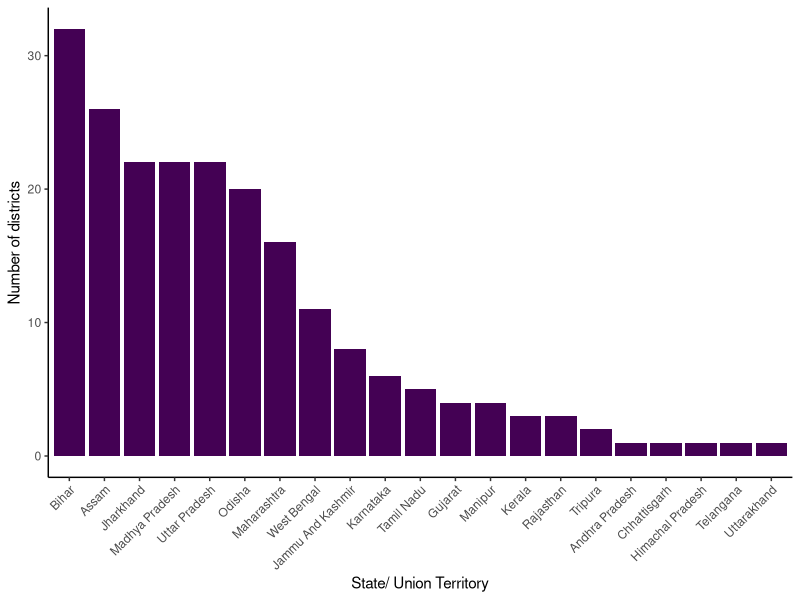

Write the R code that produced this figure. (Note: this script raises an error after producing the figure.)
## ---- chunk 1

library(data.table)
library(dplyr)
library(tidyr)
library(tools)
library(ggplot2)

## ---- chunk 2

district_mpi_climate_summary = read.csv("District-Climate-MPI-Ranked.csv")

## ---- chunk 3

#Determine the top and bottom quantile of districts 
summary(district_mpi_climate_summary$Mean_Rank_Scaled)

#1st q = 0.4033
#3rd q= 0.7071

top_districts = district_mpi_climate_summary%>%filter(Mean_Rank_Scaled<0.4033)

high_districts = district_mpi_climate_summary%>%filter(Mean_Rank_Scaled>0.7071)

## ---- chunk 4

#Which states make up the top quartile of districts? 
top_states = top_districts%>%group_by(State)%>%count()
  
#plot in descending order#assign order to prop variable
prop_order <-
  top_states%>%
  arrange(desc(n)) %>%
  mutate(State = factor(State))

topstates_plot = top_states%>%mutate(State = factor(State, levels = prop_order$State, ordered = TRUE))%>%ggplot(aes(x= State, y = n))+geom_col(aes(x=State), fill = "#440154FF")+theme_classic()+ theme(axis.text.x = element_text(angle = 45, hjust = 1))+
  labs(x = "State/ Union Territory", y = "Number of districts")

topstates_plot

## ---- chunk 5

#wide to long
top_district_long = reshape(top_districts, direction='long', varying=c('Total_Indiv_sum', 'Total_Common_sum', 'Total_Forest_sum', 'Total_Unaccounted_sum'), timevar= 'Land_Tenure', times=c('Individual', 'Common_NonForest', 'Forest', 'Unaccounted'),
v.names= 'Total_Hectares',
idvar=c('State', 'Total_Population_sum', 'X', "MPI_District", "Number_of_MPI_PeopleDistrict", "Event", "Exposure", "Sensitivity",   "Adaptive.Capacity", "Vulnerability.Index", "climate_vulnerable_weighted", "MPI_rank", "Vulnerability_Rank", "Population_Rank", "Mean_Rank", "Mean_Rank_Scaled", "Total_hectares_for_prop_sum"))

#plot of the distribution of land tenure in top districts
tenure_topdistricts = ggplot()+geom_histogram(data= top_districts, aes(x=Total_Forest_sum), fill ="#117733", alpha=0.5, binwidth = 300000)+geom_histogram(data = top_districts, aes(x=Total_Common_sum), fill = "#999933", alpha =0.5, binwidth = 300000)+ geom_histogram(data = top_districts, aes(x= Total_Indiv_sum), fill = "#E69F00", alpha= 0.5, binwidth = 300000)+ theme_classic()+ theme(axis.text.x = element_text(angle = 45, hjust = 1))+ labs(x = "Total number of hectares", y = "Freqeuncy")

tenure_topdistricts

#reporting % of land tenure in each district 
tenure_topdistricts_report = top_district_long%>%group_by(Land_Tenure)%>%summarise(hectares_category = sum(Total_Hectares))

tenure_topdistricts_report= tenure_topdistricts_report%>%mutate(tenure_total = colSums(tenure_topdistricts_report[,-1])) 

tenure_topdistricts_report = tenure_topdistricts_report%>%mutate(tenure_prop = (hectares_category/tenure_total)*100)

#see DF to report the distribution
